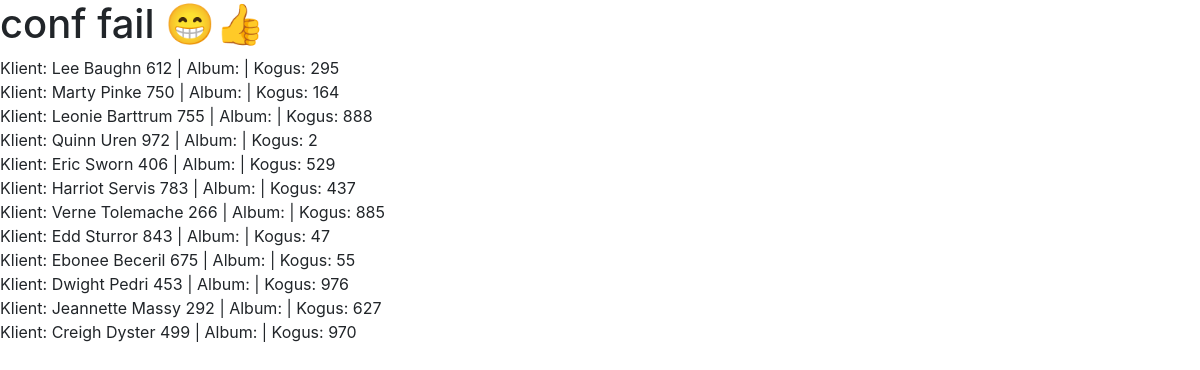
The app's page /harjutus4.php with its own data.
### tables this page shows
CREATE TABLE `arved` (
  `id` int(11) NOT NULL,
  `albumid_id` int(3) NOT NULL,
  `kliendid_id` int(3) NOT NULL,
  `kogus` int(3) NOT NULL
);

CREATE TABLE `kliendid` (
  `id` int(11) NOT NULL,
  `first_name` varchar(255) NOT NULL,
  `last_name` varchar(255) NOT NULL,
  `phone_number` int(12) NOT NULL
);

### harjutus4.php (the view, shortened to what this page needs)
<!DOCTYPE html>
<html lang="et">
<head>
    <link rel="stylesheet" href="https://stackpath.bootstrapcdn.com/bootstrap/4.1.3/css/bootstrap.min.css">
</head>
<body>
<?php
include('config.php');
?>
<body>
<?php
        $sql = "SELECT kliendid.first_name, kliendid.last_name, kliendid.phone_number, arved.kogus FROM kliendid INNER JOIN arved ON arved.kliendid_id = kliendid.id INNER JOIN albumid ON arved.albumid_id = albumid.id";
        $result = $sqluhendus->query($sql);
        if ($result->num_rows > 0) {
            while($row = $result->fetch_assoc()) {
                echo "Klient: " . $row["first_name"] . " " . $row["last_name"] . " " . $row["phone_number"] . " | Album: " . $row["albumid_id"] . " | Kogus: " . $row["kogus"] . "<br>";
            }
        }
        ?>
</body>
</html>

### config.php (shortened to what this page needs)
<!DOCTYPE html>
<html lang="et">
<head>
    <link rel="stylesheet" href="https://stackpath.bootstrapcdn.com/bootstrap/4.1.3/css/bootstrap.min.css">
</head>
<body>
    <h1>conf fail 😁👍</h1>
</body>
</html>

### records on screen
arved: kliendid.first_name "Lee", kliendid.last_name "Baughn", kliendid.phone_number "612", kogus "295"
arved: kliendid.first_name "Marty", kliendid.last_name "Pinke", kliendid.phone_number "750", kogus "164"
arved: kliendid.first_name "Leonie", kliendid.last_name "Barttrum", kliendid.phone_number "755", kogus "888"
arved: kliendid.first_name "Quinn", kliendid.last_name "Uren", kliendid.phone_number "972", kogus "2"
arved: kliendid.first_name "Eric", kliendid.last_name "Sworn", kliendid.phone_number "406", kogus "529"
arved: kliendid.first_name "Harriot", kliendid.last_name "Servis", kliendid.phone_number "783", kogus "437"
arved: kliendid.first_name "Verne", kliendid.last_name "Tolemache", kliendid.phone_number "266", kogus "885"
arved: kliendid.first_name "Edd", kliendid.last_name "Sturror", kliendid.phone_number "843", kogus "47"
arved: kliendid.first_name "Ebonee", kliendid.last_name "Beceril", kliendid.phone_number "675", kogus "55"
arved: kliendid.first_name "Dwight", kliendid.last_name "Pedri", kliendid.phone_number "453", kogus "976"
arved: kliendid.first_name "Jeannette", kliendid.last_name "Massy", kliendid.phone_number "292", kogus "627"
arved: kliendid.first_name "Creigh", kliendid.last_name "Dyster", kliendid.phone_number "499", kogus "970"
